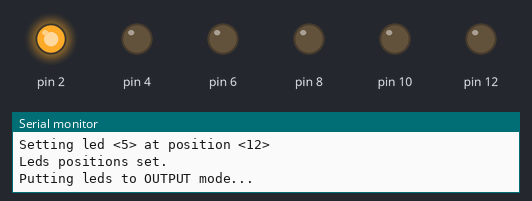
This sketch was run on a simulated Arduino Uno, built with avr-gcc and run on an emulated ATmega328P. On the bench: output pins drawn as LEDs (lit = HIGH), the last lines printed to the serial monitor.

Above: at 0.28 s.
At 0.68 s:
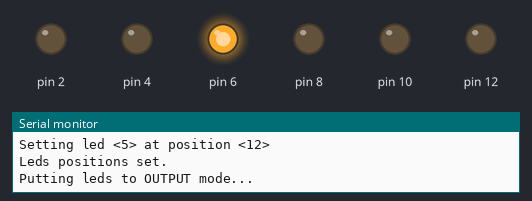
At 0.88 s:
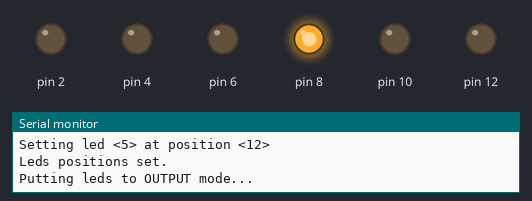
At 1.5 s:
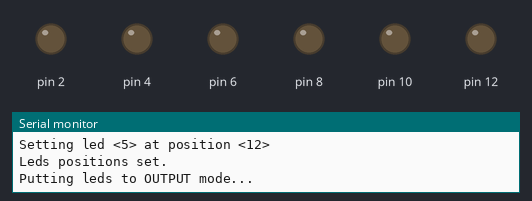
At 2.58 s:
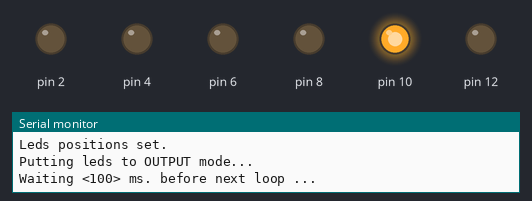
At 3.48 s:
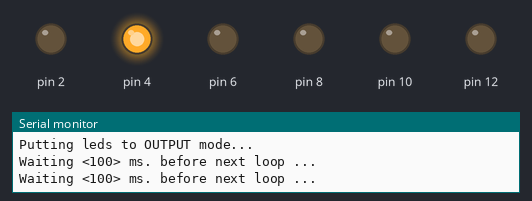
Timing chart, 0 to 3.8 s (numbered marks = the images above):
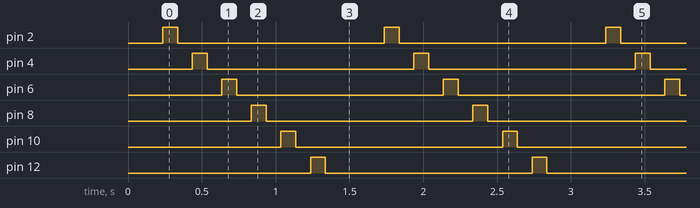

Measured:
- by itself, pin 2, pin 4, pin 6, pin 8, pin 10, pin 12: alternates HIGH for 0.10 s and LOW for 1.4 s
- by itself, everything shown: repeats every 1.5 s, in 12 steps

The sketch:

arduino-led-snake.ino
```cpp
  /*
       Source code repo : https://github.com/adriens/arduino-led-snake/

    */
  const int NB_LEDS = 6; // total amount of leds
  const int LED_STEP = 2; // step between two pins : 2 means 1/2
  const int LED_START_POS = 2; // pin of the first led

  const int DELAY_BETWEEN_TWO_LEDS = 100; // time setup : time between two leds
  const int DELAY_BETWEEN_TWO_LOOPS = 100; // time setup : time between two loops

  int pinLed[NB_LEDS];

  void setup() {
    Serial.begin(9600);

    Serial.println("Setup ..."); // assign led positions to pinLeds
    Serial.println("Filling leds positions ...");
    int ledPos = LED_START_POS;
    for (int i = 0; i < NB_LEDS; i++) {
      Serial.print("Setting led <");
      Serial.print(i);
      Serial.print("> at position <");
      Serial.print(ledPos);
      Serial.println(">");
      pinLed[i] = ledPos;
      ledPos = ledPos + LED_STEP;
    }
    Serial.println("Leds positions set.");

    Serial.println("Putting leds to OUTPUT mode...");
    for (int i = 0; i < NB_LEDS; i++) {
      pinMode(pinLed[i], OUTPUT);
    }
  }

  void loop() {
    for (int i = 0; i <= NB_LEDS; i++) {
      digitalWrite(pinLed[i], HIGH);
      delay(DELAY_BETWEEN_TWO_LEDS); // Wait for 1000 millisecond(s)
      digitalWrite(pinLed[i], LOW);
      delay(DELAY_BETWEEN_TWO_LEDS); // Wait for 1000 millisecond(s)
    }
    Serial.print("Waiting <");
    Serial.print(DELAY_BETWEEN_TWO_LOOPS);
    Serial.println("> ms. before next loop ...");
    delay(DELAY_BETWEEN_TWO_LOOPS);
  }
```
